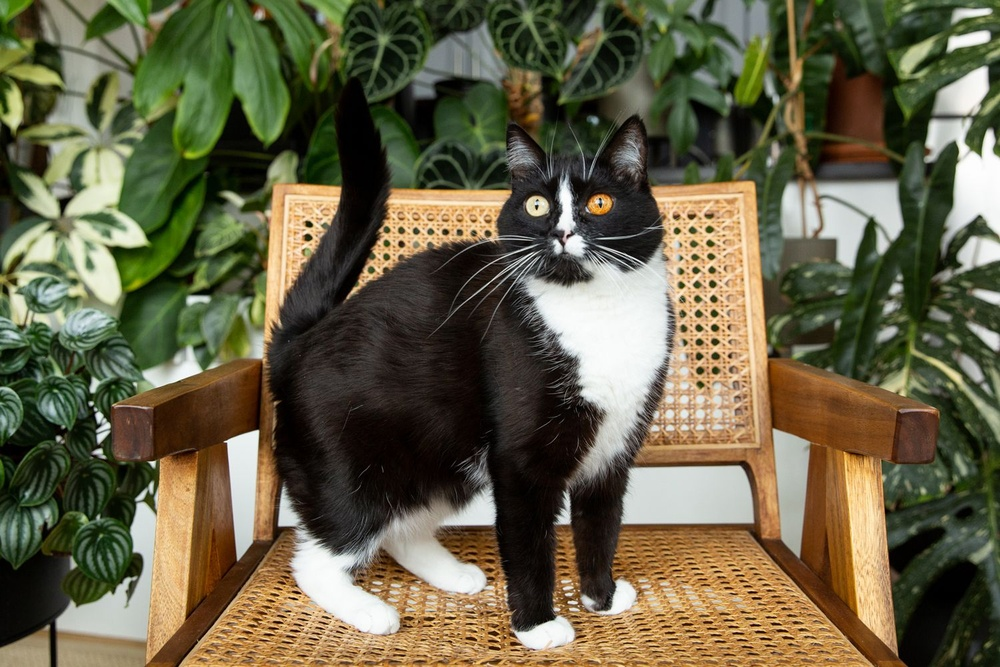
#> input picture Resources/tuxedocat.jpg, 1000 x 667 px, shrunk from 1500 x 1000 before the run, found by its file name
$ python image-segmentation.py
#> lines starting #> are read from the running program, lines starting #| are printed output that depends on the picture; after the words box and inside, x2 and y2 are one past the last pixel; in counts of white or black regions, pixels touching at a corner belong together
import cv2
import numpy as np

def preprocess_image(image_path):
    # Load the image
#> called with image_path = 'Resources/tuxedocat.jpg'
    image = cv2.imread(image_path)
#> image is the input picture: shape (667, 1000, 3); mean B, G, R 70.8, 97.2, 102.1

    # Convert the image to grayscale
    gray = cv2.cvtColor(image, cv2.COLOR_BGR2GRAY)
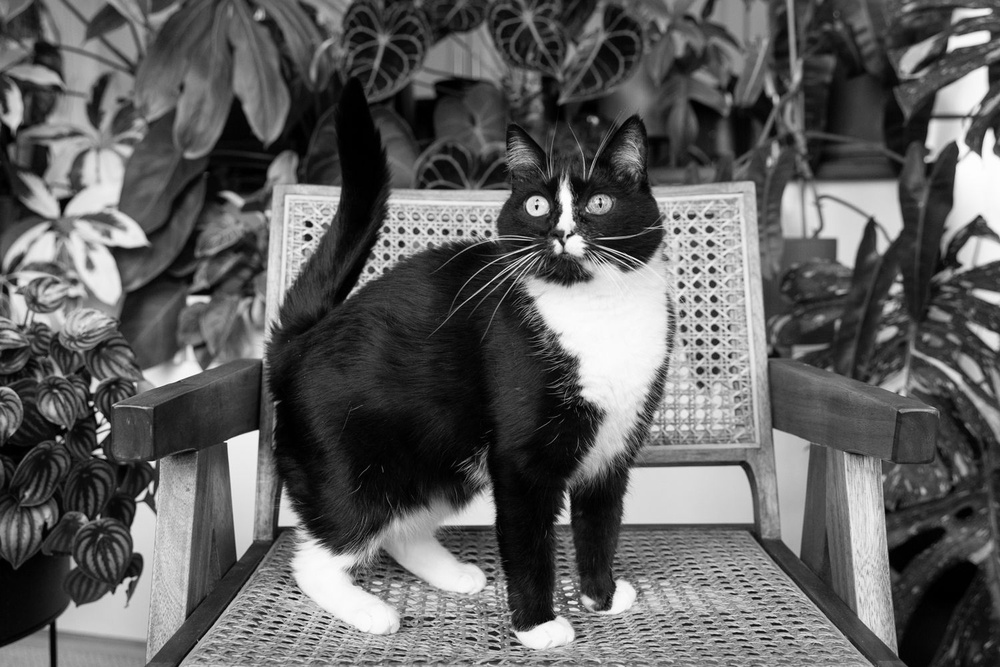
#> gray: shape (667, 1000); min 0, max 255, mean 95.7

    # Apply Gaussian blur to the grayscale image
    blurred = cv2.GaussianBlur(gray, (5, 5), 0)

    # Use adaptive thresholding to create a binary mask
    _, mask = cv2.threshold(blurred, 200, 255, cv2.THRESH_BINARY_INV)
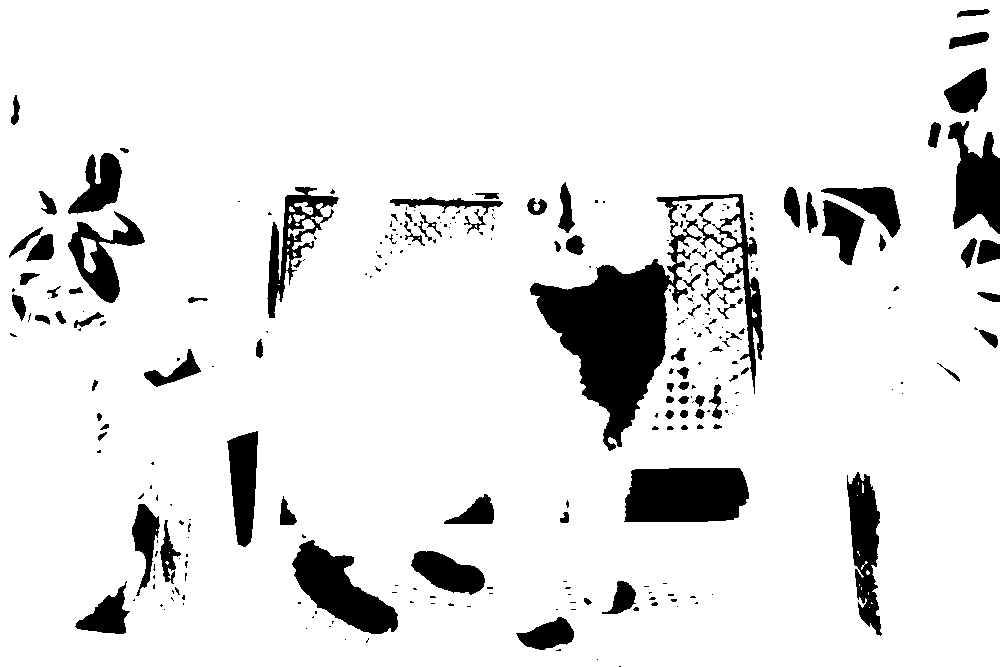
#> mask: shape (667, 1000); 89.8% white; 289 black regions (189 under 20 px)

    # Find contours in the binary mask
    contours, _ = cv2.findContours(mask, cv2.RETR_EXTERNAL, cv2.CHAIN_APPROX_SIMPLE)
#> contours = 1 contour; box (x1, y1, x2, y2) and area: (0, 0, 1000, 667) 661042

    # Find the contour with the largest area (assuming it is the animal)
    largest_contour = max(contours, key=cv2.contourArea)
#> largest_contour = contour of 195 points, box (x1, y1, x2, y2) (0, 0, 1000, 667), area 661042

    # Create an empty mask and draw the largest contour on it
    mask = np.zeros_like(gray)
    cv2.drawContours(mask, [largest_contour], 0, (255), thickness=cv2.FILLED)
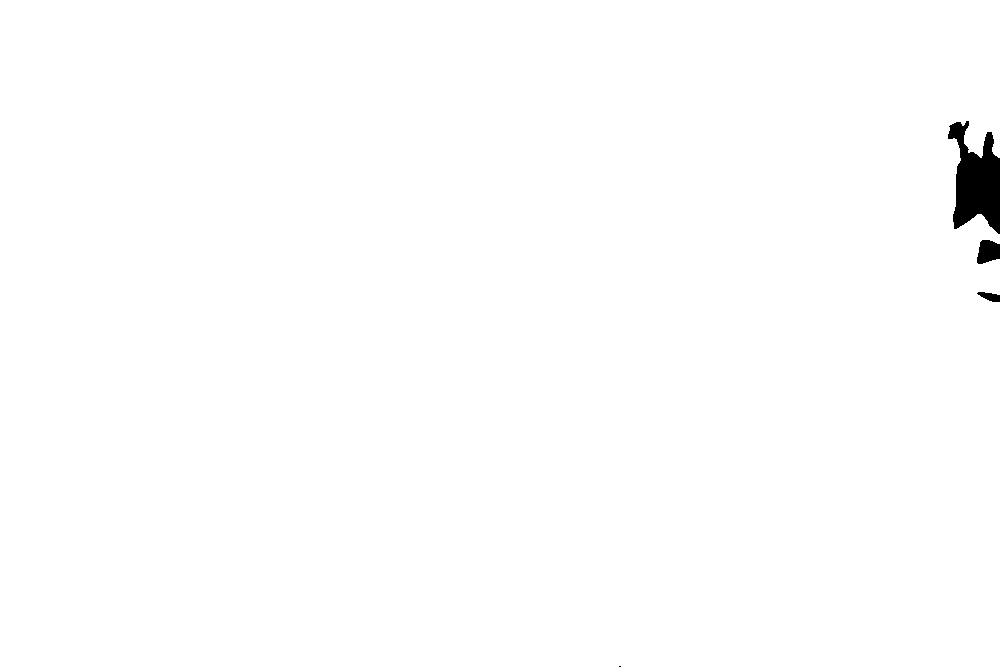
#> mask: shape (667, 1000); 99.4% white; 4 black regions (1 under 20 px), largest, box (x1, y1, x2, y2) and area: (948, 121, 1000, 234) 3567, (977, 240, 1000, 264) 432, (977, 292, 1000, 302) 144

    # Apply the mask to the original image
    result = cv2.bitwise_and(image, image, mask=mask)

    return result

# Example usage
image_path = 'Resources/tuxedocat.jpg'
processed_image = preprocess_image(image_path)

# Display the processed image
cv2.imshow('Processed Image', processed_image)
cv2.waitKey(0)
cv2.destroyAllWindows()

$ run again, with Resources/bober.jpg copied over Resources/tuxedocat.jpg
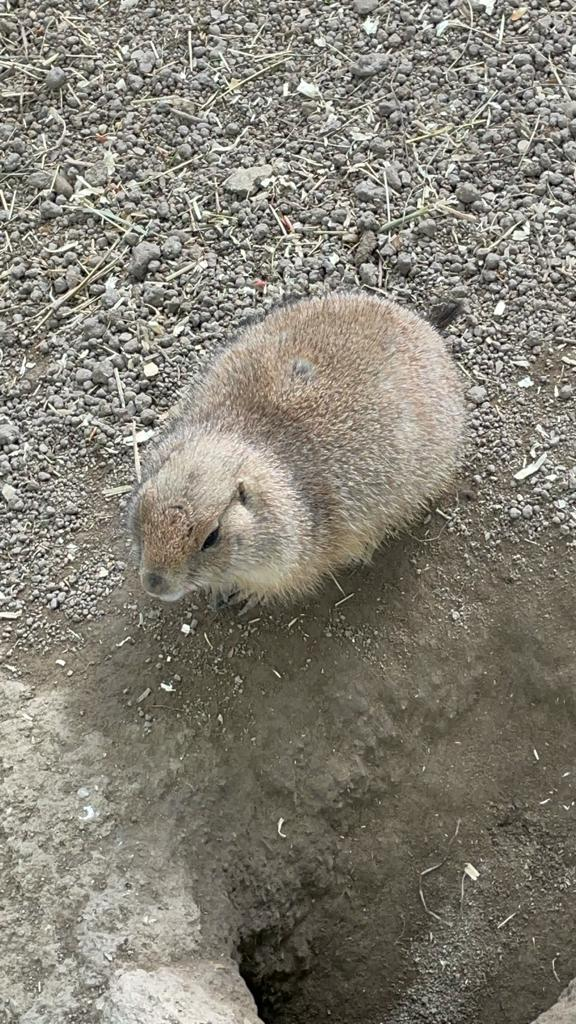
#> input picture Resources/bober.jpg, 576 x 1024 px, found by its file name
#> in preprocess_image, image is the input picture: shape (1024, 576, 3); mean B, G, R 116, 127.4, 131.3
#> in preprocess_image, `_, mask = cv2.threshold(blurred, 200, 255, cv2.THRESH_BINARY_INV)`:
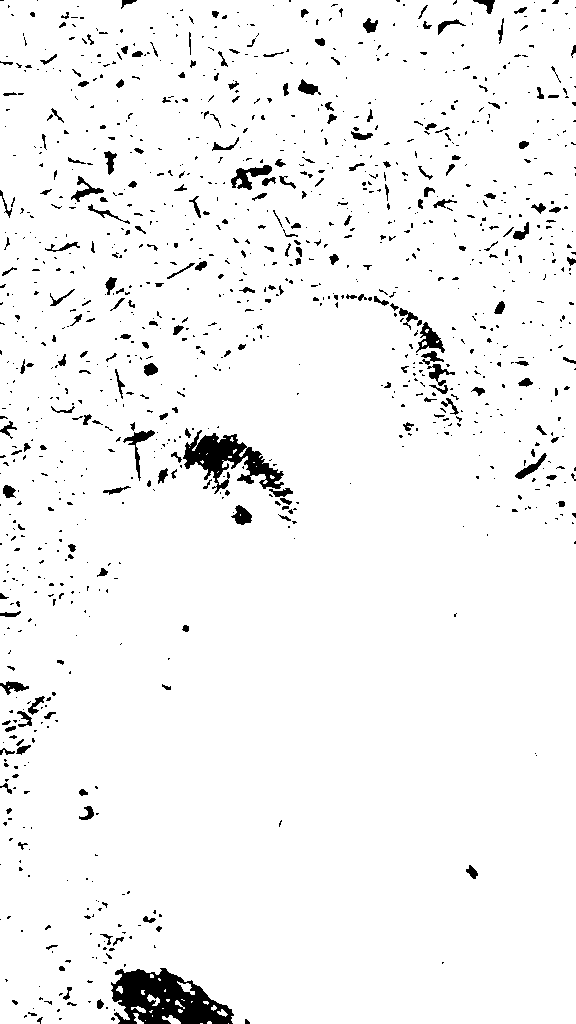
#> mask: shape (1024, 576); 95.8% white; 1167 black regions (933 under 20 px)
#> contours = 27 contours, 19 with area under 20; largest, box (x1, y1, x2, y2) and area: (0, 0, 576, 1024) 581944, (177, 981, 195, 995) 76, (162, 1015, 181, 1024) 70, (147, 994, 160, 1006) 52, (133, 1013, 144, 1024) 38, (131, 1006, 146, 1013) 35, (217, 1009, 228, 1017) 32, (116, 986, 123, 994) 26
#> largest_contour = contour of 647 points, box (x1, y1, x2, y2) (0, 0, 576, 1024), area 581944
#> in preprocess_image, `cv2.drawContours(mask, [largest_contour], 0, (255), thickness=cv2.FILL..`:
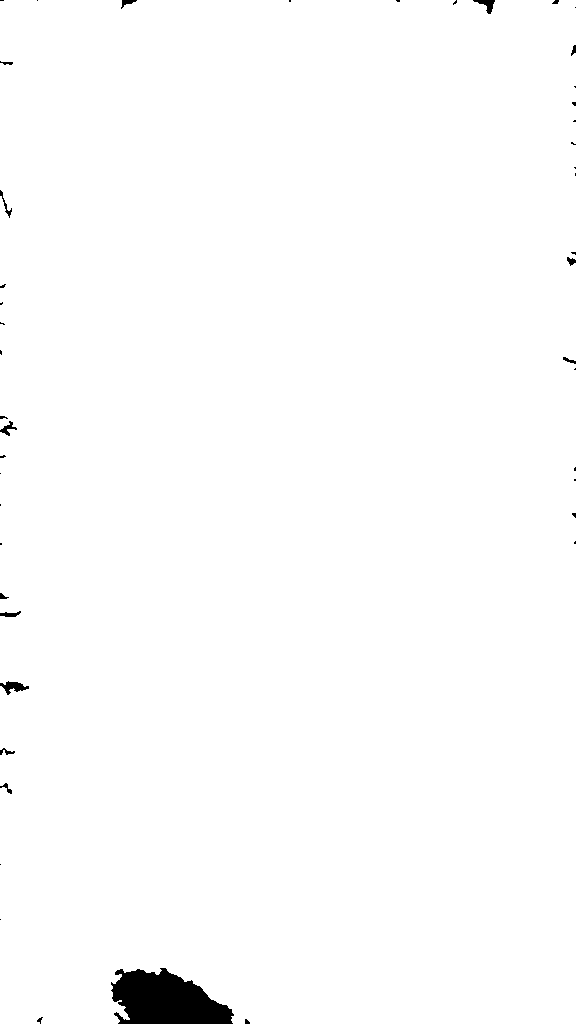
#> mask: shape (1024, 576); 99% white; 46 black regions (31 under 20 px), largest, box (x1, y1, x2, y2) and area: (111, 968, 234, 1024) 4831, (0, 681, 29, 695) 194, (473, 0, 495, 14) 131

$ run again, with Resources/caineintins.jpg copied over Resources/tuxedocat.jpg
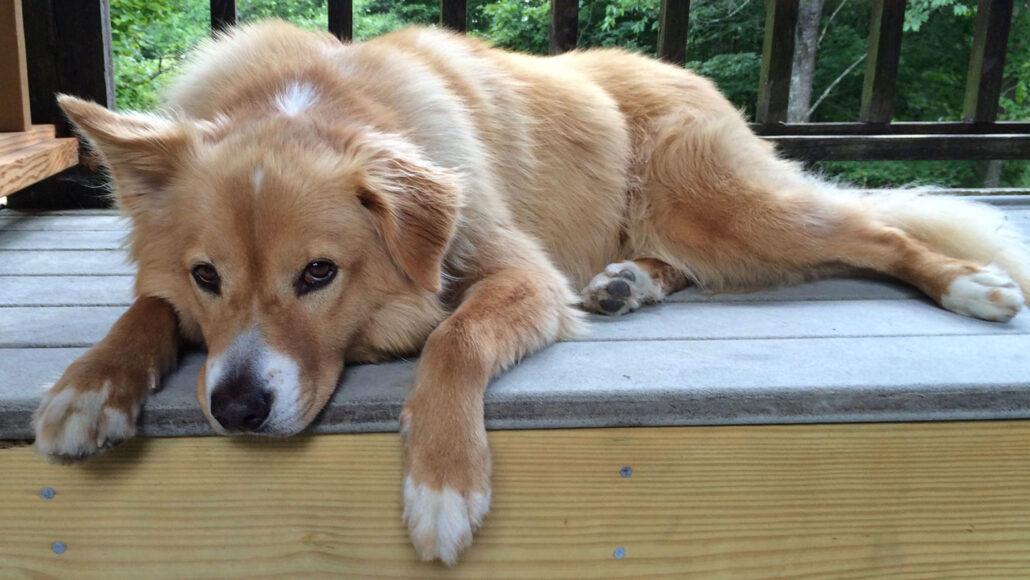
#> input picture Resources/caineintins.jpg, 1030 x 580 px, found by its file name
#> in preprocess_image, image is the input picture: shape (580, 1030, 3); mean B, G, R 112.8, 128.9, 134.9
#> in preprocess_image, `_, mask = cv2.threshold(blurred, 200, 255, cv2.THRESH_BINARY_INV)`:
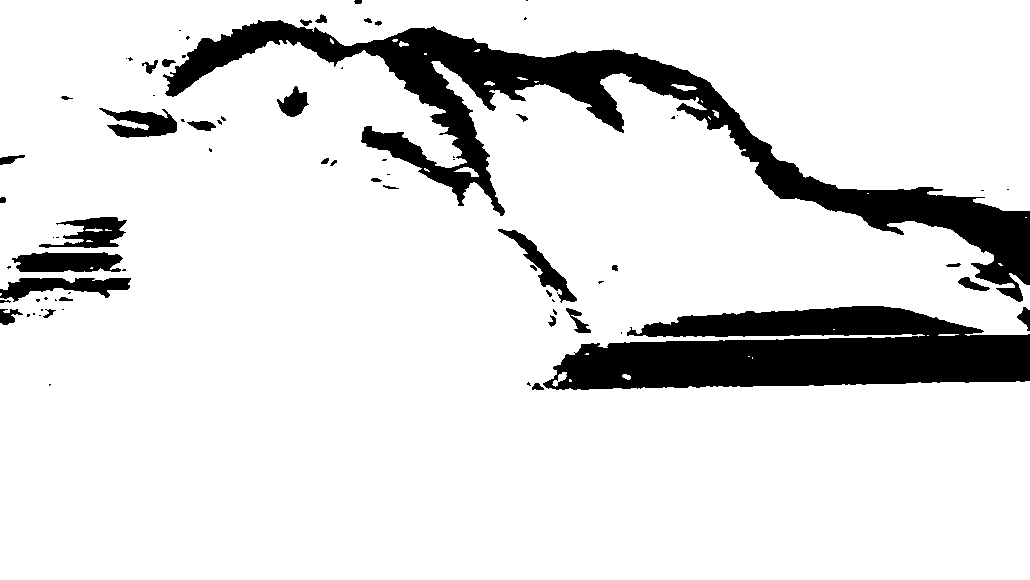
#> mask: shape (580, 1030); 87.3% white; 77 black regions (40 under 20 px)
#> contours = 28 contours, 21 with area under 20; largest, box (x1, y1, x2, y2) and area: (0, 0, 1030, 580) 524928, (454, 167, 479, 177) 82, (671, 84, 697, 91) 73, (552, 372, 567, 387) 72, (622, 374, 631, 380) 28, (399, 41, 409, 47) 25, (484, 81, 495, 86) 24
#> largest_contour = contour of 2360 points, box (x1, y1, x2, y2) (0, 0, 1030, 580), area 524928
#> in preprocess_image, `result = cv2.bitwise_and(image, image, mask=mask)`:
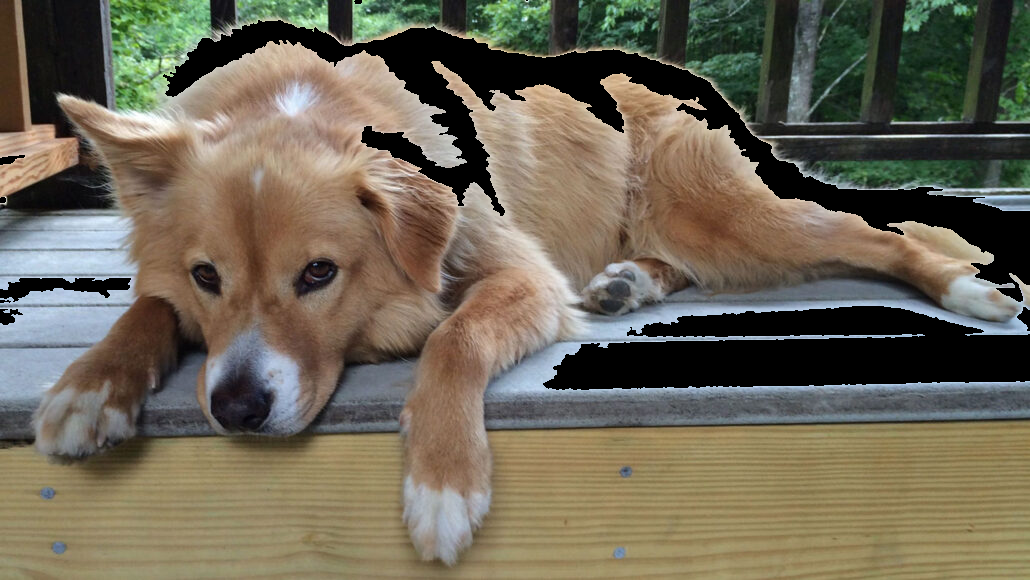
#> result: shape (580, 1030, 3); mean B, G, R 86.7, 103.3, 110.4

$ run again, with Resources/feralcat.jpg copied over Resources/tuxedocat.jpg
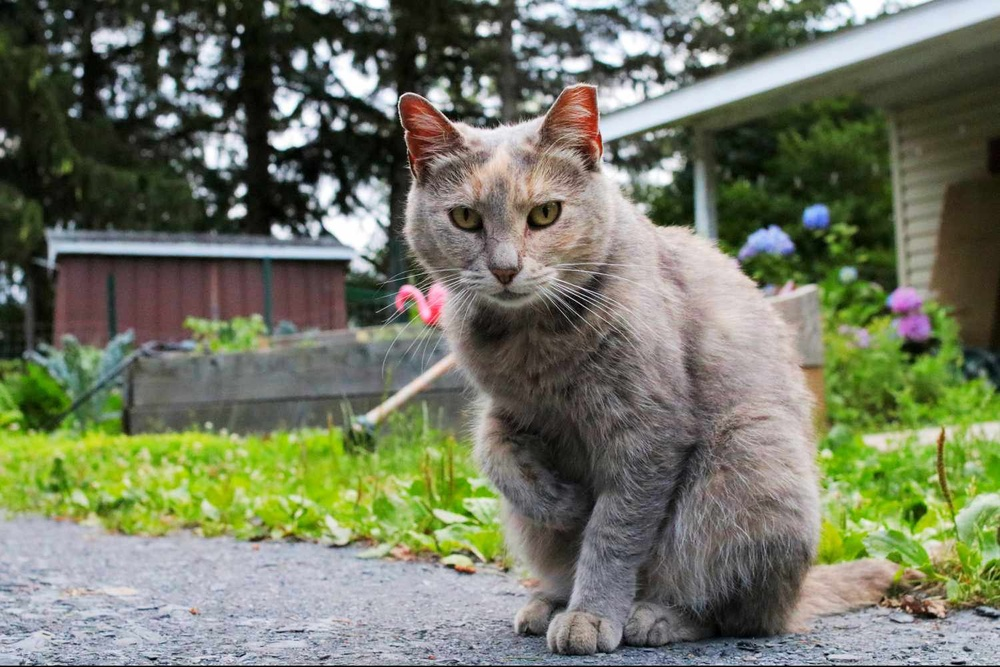
#> input picture Resources/feralcat.jpg, 1000 x 667 px, shrunk from 1500 x 1000 before the run, found by its file name
#> in preprocess_image, image is the input picture: shape (667, 1000, 3); mean B, G, R 99.8, 120, 114.5
#> in preprocess_image, `_, mask = cv2.threshold(blurred, 200, 255, cv2.THRESH_BINARY_INV)`:
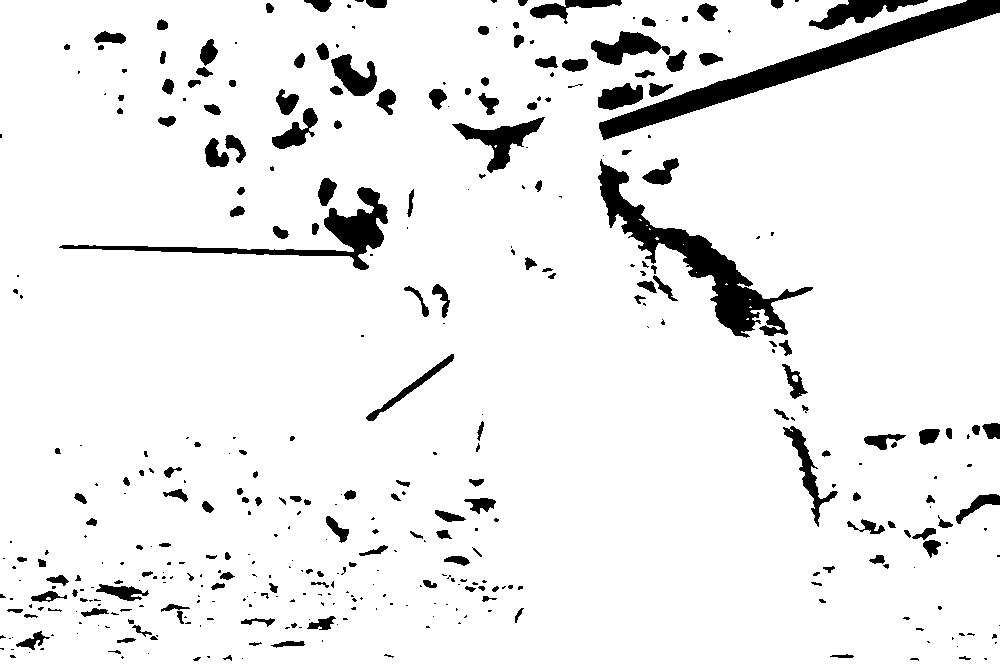
#> mask: shape (667, 1000); 92.8% white; 398 black regions (211 under 20 px)
#> contours = 1 contour; box (x1, y1, x2, y2) and area: (0, 0, 1000, 667) 652791
#> largest_contour = contour of 884 points, box (x1, y1, x2, y2) (0, 0, 1000, 667), area 652791
#> in preprocess_image, `cv2.drawContours(mask, [largest_contour], 0, (255), thickness=cv2.FILL..`:
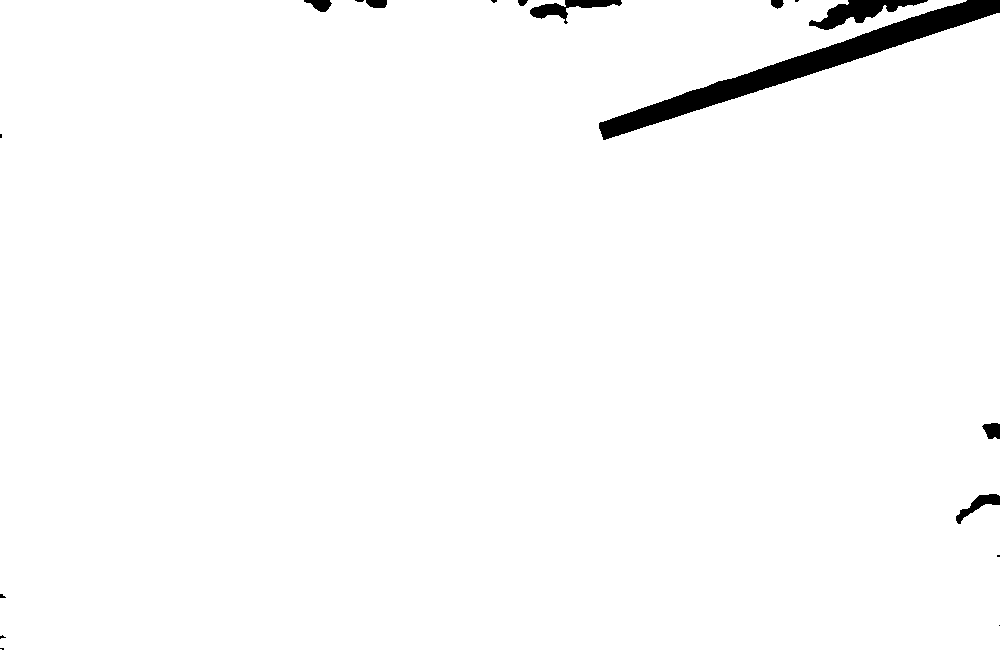
#> mask: shape (667, 1000); 98.2% white; 18 black regions (9 under 20 px), largest, box (x1, y1, x2, y2) and area: (599, 0, 1000, 140) 8511, (809, 0, 928, 30) 1443, (530, 0, 622, 24) 797
